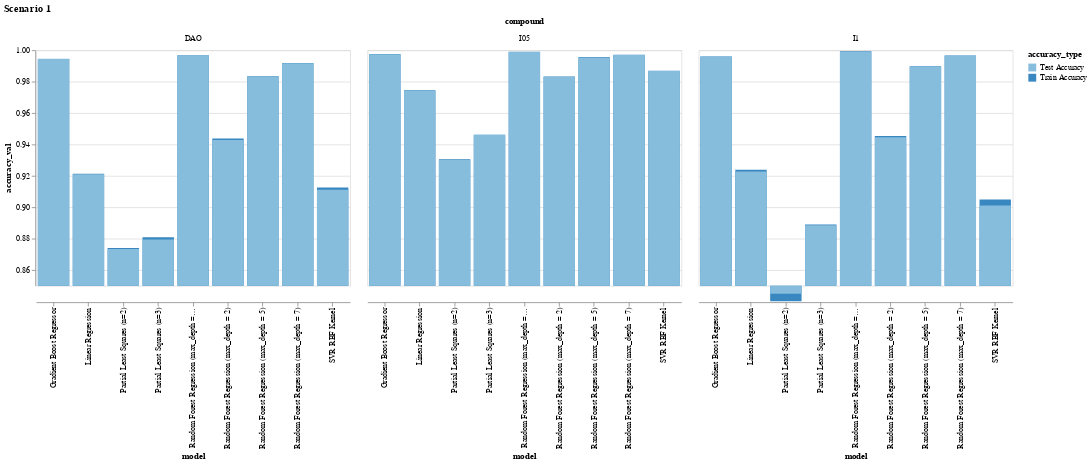

Write notebook code for a chart like this one.
### Code cell
alt.Chart(df_prod.query('scenario == "s1"')).mark_bar().encode(
    alt.X('model'),
    alt.Y('accuracy_val', stack = False, scale = alt.Scale(domain = [0.85,1])),
    alt.Color('accuracy_type:O'),
    alt.Facet('compound')
    ).properties(width = 400).properties(title = 'Scenario 1')

### Figure 1 — Vega-Lite specification as saved in the notebook (floating-point values rounded to 4 significant figures)
{"$schema": "https://vega.github.io/schema/vega-lite/v3.4.0.json", "config": {"mark": {"tooltip": null}, "view": {"height": 300, "width": 400}}, "data": {"name": "data-008a74a00925eaf6bd1b4c67894a65c9"}, "datasets": {"data-008a74a00925eaf6bd1b4c67894a65c9": [{"accuracy_type": "Train Accuracy", "accuracy_val": 0.9745, "compound": "I05", "model": "Linear Regression", "scenario": "s1"}, {"accuracy_type": "Train Accuracy", "accuracy_val": 0.9238, "compound": "I1", "model": "Linear Regression", "scenario": "s1"}, {"accuracy_type": "Train Accuracy", "accuracy_val": 0.9213, "compound": "DAO", "model": "Linear Regression", "scenario": "s1"}, {"accuracy_type": "Train Accuracy", "accuracy_val": 0.9306, "compound": "I05", "model": "Partial Least Squares (n=2)", "scenario": "s1"}, {"accuracy_type": "Train Accuracy", "accuracy_val": 0.8401, "compound": "I1", "model": "Partial Least Squares (n=2)", "scenario": "s1"}, {"accuracy_type": "Train Accuracy", "accuracy_val": 0.874, "compound": "DAO", "model": "Partial Least Squares (n=2)", "scenario": "s1"}, {"accuracy_type": "Train Accuracy", "accuracy_val": 0.9459, "compound": "I05", "model": "Partial Least Squares (n=3)", "scenario": "s1"}, {"accuracy_type": "Train Accuracy", "accuracy_val": 0.889, "compound": "I1", "model": "Partial Least Squares (n=3)", "scenario": "s1"}, {"accuracy_type": "Train Accuracy", "accuracy_val": 0.8809, "compound": "DAO", "model": "Partial Least Squares (n=3)", "scenario": "s1"}, {"accuracy_type": "Train Accuracy", "accuracy_val": 0.9832, "compound": "I05", "model": "Random Forest Regression (max_depth = 2)", "scenario": "s1"}, {"accuracy_type": "Train Accuracy", "accuracy_val": 0.9453, "compound": "I1", "model": "Random Forest Regression (max_depth = 2)", "scenario": "s1"}, {"accuracy_type": "Train Accuracy", "accuracy_val": 0.9438, "compound": "DAO", "model": "Random Forest Regression (max_depth = 2)", "scenario": "s1"}, {"accuracy_type": "Train Accuracy", "accuracy_val": 0.9956, "compound": "I05", "model": "Random Forest Regression (max_depth = 5)", "scenario": "s1"}, {"accuracy_type": "Train Accuracy", "accuracy_val": 0.9898, "compound": "I1", "model": "Random Forest Regression (max_depth = 5)", "scenario": "s1"}, {"accuracy_type": "Train Accuracy", "accuracy_val": 0.9834, "compound": "DAO", "model": "Random Forest Regression (max_depth = 5)", "scenario": "s1"}, {"accuracy_type": "Train Accuracy", "accuracy_val": 0.9971, "compound": "I05", "model": "Random Forest Regression (max_depth = 7)", "scenario": "s1"}, {"accuracy_type": "Train Accuracy", "accuracy_val": 0.9967, "compound": "I1", "model": "Random Forest Regression (max_depth = 7)", "scenario": "s1"}, {"accuracy_type": "Train Accuracy", "accuracy_val": 0.9919, "compound": "DAO", "model": "Random Forest Regression (max_depth = 7)", "scenario": "s1"}, {"accuracy_type": "Train Accuracy", "accuracy_val": 0.9991, "compound": "I05", "model": "Random Forest Regression (max_depth = 10)", "scenario": "s1"}, {"accuracy_type": "Train Accuracy", "accuracy_val": 0.9993, "compound": "I1", "model": "Random Forest Regression (max_depth = 10)", "scenario": "s1"}, {"accuracy_type": "Train Accuracy", "accuracy_val": 0.9968, "compound": "DAO", "model": "Random Forest Regression (max_depth = 10)", "scenario": "s1"}, {"accuracy_type": "Train Accuracy", "accuracy_val": 0.9869, "compound": "I05", "model": "SVR RBF Kernel", "scenario": "s1"}, {"accuracy_type": "Train Accuracy", "accuracy_val": 0.905, "compound": "I1", "model": "SVR RBF Kernel", "scenario": "s1"}, {"accuracy_type": "Train Accuracy", "accuracy_val": 0.9125, "compound": "DAO", "model": "SVR RBF Kernel", "scenario": "s1"}, {"accuracy_type": "Train Accuracy", "accuracy_val": 0.9976, "compound": "I05", "model": "Gradient Boost Regressor", "scenario": "s1"}, {"accuracy_type": "Train Accuracy", "accuracy_val": 0.9961, "compound": "I1", "model": "Gradient Boost Regressor", "scenario": "s1"}, {"accuracy_type": "Train Accuracy", "accuracy_val": 0.9945, "compound": "DAO", "model": "Gradient Boost Regressor", "scenario": "s1"}, {"accuracy_type": "Test Accuracy", "accuracy_val": 0.9742, "compound": "I05", "model": "Linear Regression", "scenario": "s1"}, {"accuracy_type": "Test Accuracy", "accuracy_val": 0.9227, "compound": "I1", "model": "Linear Regression", "scenario": "s1"}, {"accuracy_type": "Test Accuracy", "accuracy_val": 0.9211, "compound": "DAO", "model": "Linear Regression", "scenario": "s1"}, {"accuracy_type": "Test Accuracy", "accuracy_val": 0.93, "compound": "I05", "model": "Partial Least Squares (n=2)", "scenario": "s1"}, {"accuracy_type": "Test Accuracy", "accuracy_val": 0.8449, "compound": "I1", "model": "Partial Least Squares (n=2)", "scenario": "s1"}, {"accuracy_type": "Test Accuracy", "accuracy_val": 0.8733, "compound": "DAO", "model": "Partial Least Squares (n=2)", "scenario": "s1"}, {"accuracy_type": "Test Accuracy", "accuracy_val": 0.9463, "compound": "I05", "model": "Partial Least Squares (n=3)", "scenario": "s1"}, {"accuracy_type": "Test Accuracy", "accuracy_val": 0.8885, "compound": "I1", "model": "Partial Least Squares (n=3)", "scenario": "s1"}, {"accuracy_type": "Test Accuracy", "accuracy_val": 0.8794, "compound": "DAO", "model": "Partial Least Squares (n=3)", "scenario": "s1"}, {"accuracy_type": "Test Accuracy", "accuracy_val": 0.9829, "compound": "I05", "model": "Random Forest Regression (max_depth = 2)", "scenario": "s1"}, {"accuracy_type": "Test Accuracy", "accuracy_val": 0.9445, "compound": "I1", "model": "Random Forest Regression (max_depth = 2)", "scenario": "s1"}, {"accuracy_type": "Test Accuracy", "accuracy_val": 0.9428, "compound": "DAO", "model": "Random Forest Regression (max_depth = 2)", "scenario": "s1"}, {"accuracy_type": "Test Accuracy", "accuracy_val": 0.9954, "compound": "I05", "model": "Random Forest Regression (max_depth = 5)", "scenario": "s1"}, {"accuracy_type": "Test Accuracy", "accuracy_val": 0.9897, "compound": "I1", "model": "Random Forest Regression (max_depth = 5)", "scenario": "s1"}, {"accuracy_type": "Test Accuracy", "accuracy_val": 0.9832, "compound": "DAO", "model": "Random Forest Regression (max_depth = 5)", "scenario": "s1"}, {"accuracy_type": "Test Accuracy", "accuracy_val": 0.9969, "compound": "I05", "model": "Random Forest Regression (max_depth = 7)", "scenario": "s1"}, {"accuracy_type": "Test Accuracy", "accuracy_val": 0.9965, "compound": "I1", "model": "Random Forest Regression (max_depth = 7)", "scenario": "s1"}, {"accuracy_type": "Test Accuracy", "accuracy_val": 0.9917, "compound": "DAO", "model": "Random Forest Regression (max_depth = 7)", "scenario": "s1"}, {"accuracy_type": "Test Accuracy", "accuracy_val": 0.9989, "compound": "I05", "model": "Random Forest Regression (max_depth = 10)", "scenario": "s1"}, {"accuracy_type": "Test Accuracy", "accuracy_val": 0.999, "compound": "I1", "model": "Random Forest Regression (max_depth = 10)", "scenario": "s1"}, {"accuracy_type": "Test Accuracy", "accuracy_val": 0.9969, "compound": "DAO", "model": "Random Forest Regression (max_depth = 10)", "scenario": "s1"}, {"accuracy_type": "Test Accuracy", "accuracy_val": 0.9867, "compound": "I05", "model": "SVR RBF Kernel", "scenario": "s1"}, {"accuracy_type": "Test Accuracy", "accuracy_val": 0.901, "compound": "I1", "model": "SVR RBF Kernel", "scenario": "s1"}, {"accuracy_type": "Test Accuracy", "accuracy_val": 0.9112, "compound": "DAO", "model": "SVR RBF Kernel", "scenario": "s1"}, {"accuracy_type": "Test Accuracy", "accuracy_val": 0.9974, "compound": "I05", "model": "Gradient Boost Regressor", "scenario": "s1"}, {"accuracy_type": "Test Accuracy", "accuracy_val": 0.9961, "compound": "I1", "model": "Gradient Boost Regressor", "scenario": "s1"}, {"accuracy_type": "Test Accuracy", "accuracy_val": 0.9946, "compound": "DAO", "model": "Gradient Boost Regressor", "scenario": "s1"}]}, "encoding": {"color": {"field": "accuracy_type", "type": "ordinal"}, "facet": {"field": "compound", "type": "nominal"}, "x": {"field": "model", "type": "nominal"}, "y": {"field": "accuracy_val", "scale": {"domain": [0.85, 1]}, "stack": false, "type": "quantitative"}}, "mark": "bar", "title": "Scenario 1", "width": 400}
